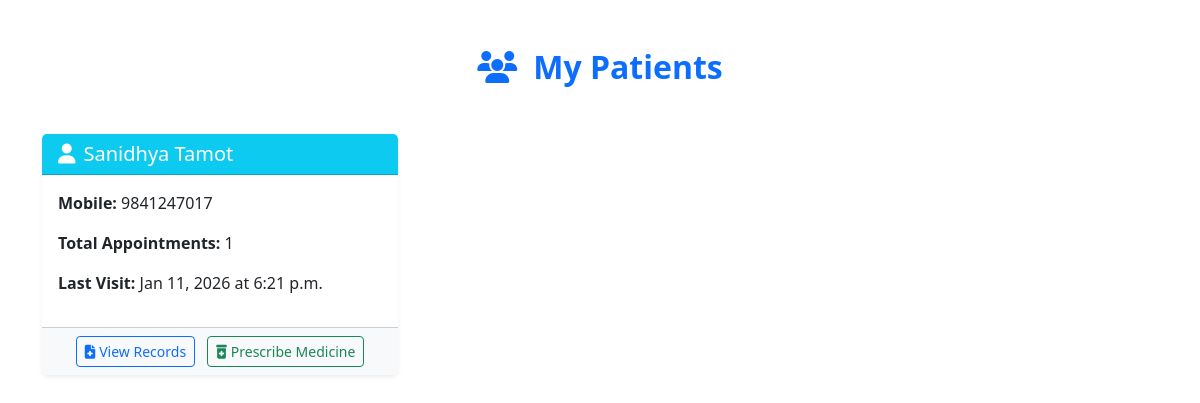
Page /doctor-my-patients/ (signed in) on the earlier database version.
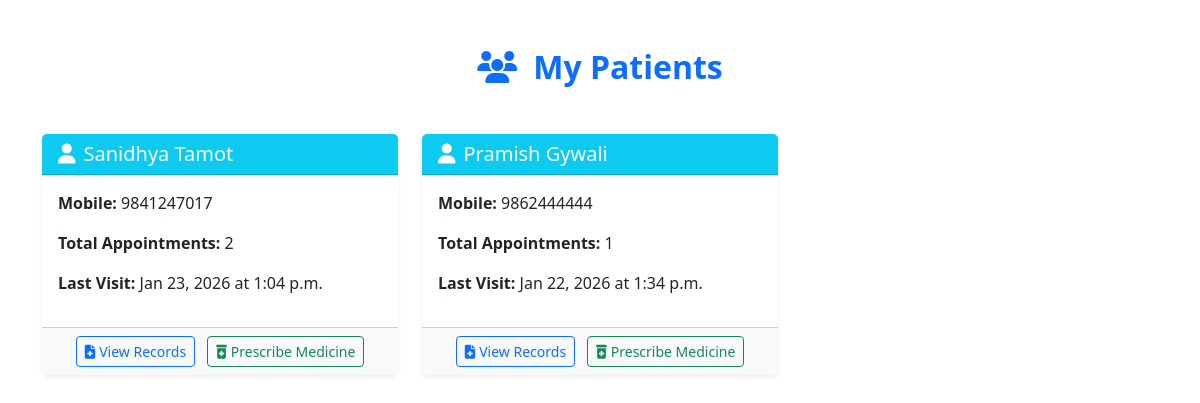
Same page on the later database version.
### hospital/models.py (models this page shows, shortened)
class Patient(models.Model):
    Name= models.CharField(max_length=100)
    Gender= models.CharField(max_length=100)
    Mobile = models.CharField(max_length=15)
    Address= models.TextField()
    email = models.EmailField(max_length=100, blank=True, null=True)         # optional
    password = models.CharField(max_length=128)   # ADD THIS

class Appointment(models.Model):
    Doctor= models.ForeignKey(Doctor,on_delete=models.CASCADE)
    Patient= models.ForeignKey(Patient,on_delete=models.CASCADE)
    date = models.DateField()
    time = models.TimeField()

### hospital/views.py (the view)
# urls.py: path('doctor-my-patients/', doctor_my_patients, name='doctor_my_patients'),
def doctor_my_patients(request):
    if request.session.get('user_type') != 'doctor':
        return redirect('main_login')
    doctor_id = request.session.get('doctor_id')
    doctor = Doctor.objects.get(id=doctor_id)
    patients = Patient.objects.filter(appointment__Doctor=doctor).distinct()
    for patient in patients:
        patient.total_appointments = Appointment.objects.filter(
            Patient=patient, Doctor=doctor
        ).count()
        patient.last_visit = Appointment.objects.filter(
            Patient=patient, Doctor=doctor
        ).order_by('-date').first()
        patient.appointment_history = Appointment.objects.filter(
            Patient=patient, Doctor=doctor
        ).order_by('-date')
    context = {
        'doctor': doctor,
        'patients': patients,
        'today': date.today(),  # Needed for badge logic in template
    }
    return render(request, 'doctor_my_patients.html', context)

### hospital/templates/doctor_my_patients.html (shortened to what this page needs)
{% extends "base.html" %}
{% block content %}
<div class="container my-5">
    <h2 class="text-center fw-bold text-primary mb-5">
        <i class="fas fa-users me-3"></i>My Patients
    </h2>
    {% if patients %}
        <div class="row g-4">
            {% for patient in patients %}
            <div class="col-md-6 col-lg-4">
                <div class="card shadow-sm border-0 h-100">
                    <div class="card-header bg-info text-white">
                        <h5 class="mb-0"><i class="fas fa-user me-2"></i>{{ patient.Name }}</h5>
                    </div>
                    <div class="card-body">
                        <p><strong>Mobile:</strong> {{ patient.Mobile }}</p>
                        <p><strong>Total Appointments:</strong> {{ patient.total_appointments }}</p>
                        {% if patient.last_visit %}
                            <p><strong>Last Visit:</strong> {{ patient.last_visit.date|date:"M d, Y" }} at {{ patient.last_visit.time }}</p>
                        {% else %}
                            <p class="text-muted">No appointments yet</p>
                        {% endif %}
                    </div>
                    <div class="card-footer bg-light text-center">
                        <button type="button" class="btn btn-outline-primary btn-sm me-2"
                                data-bs-toggle="modal" data-bs-target="#patientRecordsModal"
                                data-patient-id="{{ patient.id }}"
                                data-patient-name="{{ patient.Name }}"
                                data-patient-mobile="{{ patient.Mobile }}"
                                data-total-appointments="{{ patient.total_appointments }}"
                                data-last-visit="{% if patient.last_visit %}{{ patient.last_visit.date|date:'M d, Y' }} at {{ patient.last_visit.time }}{% else %}N/A{% endif %}">
                            <i class="fas fa-file-medical me-1"></i>View Records
                        </button>
                        <a href="{% url 'prescribe_medicine' patient_id=patient.id %}"
                           class="btn btn-outline-success btn-sm">
                            <i class="fas fa-prescription-bottle-alt me-1"></i>Prescribe Medicine
                        </a>
                    </div>
                </div>
            </div>
            {% endfor %}
        </div>
    {% else %}
        <div class="text-center py-5">
            <i class="fas fa-users-slash fa-5x text-muted mb-4"></i>
            <h4 class="text-muted">No patients yet</h4>
            <p class="text-muted">Patients will appear here once they book appointments with you.</p>
        </div>
    {% endif %}
</div>
{% endblock %}

Differences in the rows shown:
computed for Patient "Sanidhya Tamot": total_appointments "1" → "2"; last_visit "Jan 11, 2026" → "Jan 23, 2026"; last_visit.time "6:21 p.m." → "1:04 p.m."
added Patient: Name "Pramish Gywali", Mobile "9862444444", total_appointments "1", last_visit "Jan 22, 2026", last_visit.time "1:34 p.m."
